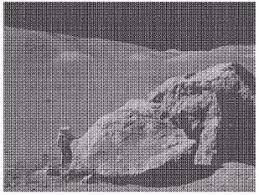
#> input picture testeAula5/marte.jpg, 259 x 195 px, found by its file name
$ python AULA_4_TransformadaDeFourier.py
#> lines starting #> are read from the running program, lines starting #| are printed output that depends on the picture
#!/usr/bin/env python
# coding: utf-8

# In[13]:


import numpy as np
import cv2
from matplotlib import pyplot as plt
img1 = cv2.imread('testeAula5/marte.jpg', 0)
#> img1: shape (195, 259); min 0, max 255, mean 123.2
img2 = cv2.imread('testeAula5/gradient_noise.png', 0)
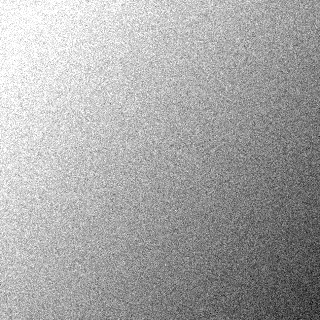
#> input picture testeAula5/gradient_noise.png, 320 x 320 px, found by its file name
#> img2 is the input picture: shape (320, 320); min 3, max 255, mean 166.7
img3 = cv2.imread('testeAula5/board.jpg', 0)
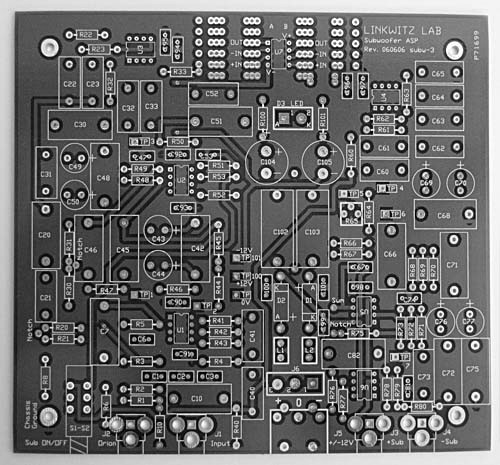
#> input picture testeAula5/board.jpg, 500 x 465 px, found by its file name
#> img3 is the input picture: shape (465, 500); min 0, max 255, mean 105.9


# In[14]:


# implementing a 2D version of the DFT
def DFT2D(f):
    # create empty array of complex coefficients
    F = np.zeros(f.shape, dtype=np.complex64)
    n,m = f.shape[0:2]

    # creating indices for x, to compute multiplication using numpy (f*exp)
    x = np.arange(n)
    # for each frequency 'u,v'
    for u in np.arange(n):
        for v in np.arange(m):
            for y in np.arange(m):
                F[u,v] += np.sum(f[:,y] * np.exp( (-1j*2*np.pi) * (((u*x)/n)+((v*y)/m)) ))

    return F/np.sqrt(n*m)


# In[15]:


# implementing a 2D version of the DFT
def IDFT2D(F):
    # create empty array of complex coefficients
    f = np.zeros(F.shape, dtype=np.int32)
    n,m = F.shape[0:2]

    # creating indices for x, to compute multiplication using numpy (f*exp)
    u = np.arange(n)
    # for each frequency 'u,v'
    for x in np.arange(n):
        for y in np.arange(m):
            for v in np.arange(m):
                f[x,y] += np.real(np.sum(F[:,v] * np.exp( (1j*2*np.pi) * (((u*x)/n)+((v*y)/m)) )))

    return np.real(f/np.sqrt(n*m))


# In[16]:


# extracting subimages with 64x64=4096 pixels
sizes = 64
img1_s = img1
img2_s = img2[0:sizes, 0:sizes]
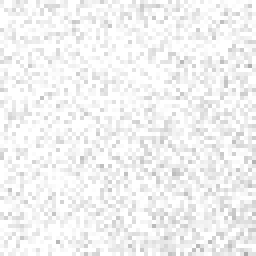
#> img2_s: shape (64, 64) (shown 4 times larger); min 171, max 255, mean 242.2
img3_s = img3[5:sizes+5, 5:sizes+5]
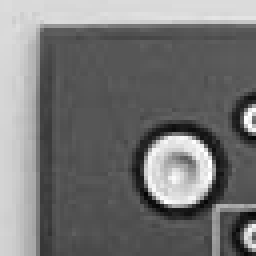
#> img3_s: shape (64, 64) (shown 4 times larger); min 4, max 255, mean 117.6

F1s = DFT2D(img1_s)
#> (the run stopped early here; a loop or call above may not have finished)
